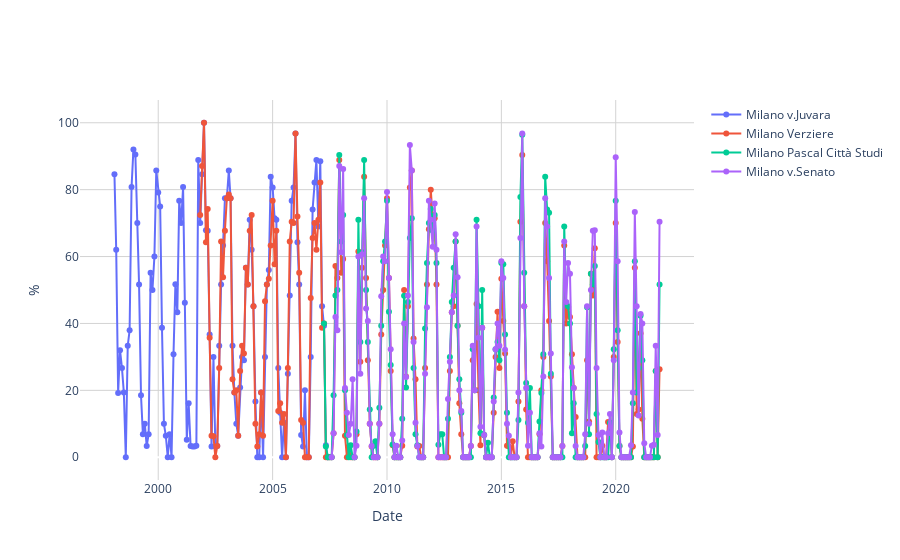

The notebook cell saved with this chart:
### Code cell
sensors = list(pm10_data.sensor_id.unique())
sensors = [6905,6956,10273,10320,20035]
# Plot the exceedence rate per sensor too see if there is variation in time
plot_dfs = []
plot_names = []
for sensor in sensors:
    df_sensor = pm10_data_per_month.loc[pm10_data_per_month['sensor_id'] == sensor]
    plot_dfs.append(df_sensor.copy())
    plot_names.append(names.get(str(sensor)))

plot_columns_x = ['t'] * len(plot_dfs)
plot_columns_y = ['exceeded_rate'] * len(plot_dfs)
    
show_plot(plot_dfs, plot_columns_x, plot_columns_y, name=plot_names)

### Figure 1 — Plotly figure (JSON) as saved in the notebook; plotly's stock layout.template omitted (floating-point values rounded to 4 significant figures; data arrays with more than 128 entries replaced by an {"elided": "..."} marker saying what was removed)
{"data": [{"mode": "lines+markers", "name": "Milano v.Juvara", "type": "scatter", "x": ["1998-2", "1998-3", "1998-4", "1998-5", "1998-6", "1998-7", "1998-8", "1998-9", "1998-10", "1998-11", "1998-12", "1999-1", "1999-2", "1999-3", "1999-4", "1999-5", "1999-6", "1999-7", "1999-8", "1999-9", "1999-10", "1999-11", "1999-12", "2000-1", "2000-2", "2000-3", "2000-4", "2000-5", "2000-6", "2000-7", "2000-8", "2000-9", "2000-10", "2000-11", "2000-12", "2001-1", "2001-2", "2001-3", "2001-4", "2001-5", "2001-6", "2001-7", "2001-8", "2001-9", "2001-10", "2001-11", "2001-12", "2002-1", "2002-2", "2002-3", "2002-4", "2002-5", "2002-6", "2002-7", "2002-8", "2002-9", "2002-10", "2002-11", "2002-12", "2003-1", "2003-2", "2003-3", "2003-4", "2003-5", "2003-6", "2003-7", "2003-8", "2003-9", "2003-10", "2003-11", "2003-12", "2004-1", "2004-2", "2004-3", "2004-4", "2004-5", "2004-6", "2004-7", "2004-8", "2004-9", "2004-10", "2004-11", "2004-12", "2005-1", "2005-2", "2005-3", "2005-4", "2005-5", "2005-6", "2005-7", "2005-8", "2005-9", "2005-10", "2005-11", "2005-12", "2006-1", "2006-2", "2006-3", "2006-4", "2006-5", "2006-6", "2006-7", "2006-8", "2006-9", "2006-10", "2006-11", "2006-12", "2007-1", "2007-2", "2007-3", "2007-4", "2007-5", "2007-6"], "y": [84.62, 62.07, 19.23, 32, 26.67, 19.35, 0, 33.33, 37.93, 80.77, 92, 90.48, 70, 51.61, 18.52, 6.897, 10, 3.333, 6.897, 55.17, 50, 60, 85.71, 79.17, 75, 38.71, 10, 6.452, 0, 6.897, 0, 30.77, 51.72, 43.33, 76.67, 70, 80.77, 46.15, 5.263, 16.13, 3.333, 3.226, 3.226, 3.448, 88.89, 70, 84.62, 100, 67.86, 67.74, 36.67, 3.226, 30, 3.226, 3.333, 33.33, 51.61, 63.33, 77.42, 77.42, 85.71, 77.42, 33.33, 19.35, 10, 6.452, 20.83, 30, 29.03, 56.67, 51.61, 70.97, 62.07, 45.16, 16.67, 0, 0, 19.35, 0, 30, 51.61, 56.0, 83.87, 80.65, 71.43, 70.97, 26.67, 13.33, 0, 10.34, 0, 25, 48.39, 76.67, 80.65, 96.77, 64.29, 51.61, 6.667, 3.226, 20, 0, 0, 30, 74.07, 82.14, 88.89, 68.97, 88.46, 45.16, 39.29, 3.571, 0]}, {"mode": "lines+markers", "name": "Milano Verziere", "type": "scatter", "x": {"elided": "242 str values"}, "y": {"elided": "242 float values"}}, {"mode": "lines+markers", "name": "Milano Pascal Città Studi", "type": "scatter", "x": {"elided": "177 str values"}, "y": {"elided": "177 float values"}}, {"mode": "lines+markers", "name": "Milano v.Senato", "type": "scatter", "x": {"elided": "173 str values"}, "y": {"elided": "173 float values"}}, {"mode": "lines+markers", "name": "Milano Verziere", "type": "scatter", "x": [], "y": []}], "layout": {"paper_bgcolor": "white", "plot_bgcolor": "white", "xaxis": {"gridcolor": "lightgray", "showgrid": true, "title": {"text": "Date"}}, "yaxis": {"gridcolor": "lightgray", "showgrid": true, "title": {"text": "%"}}}}
